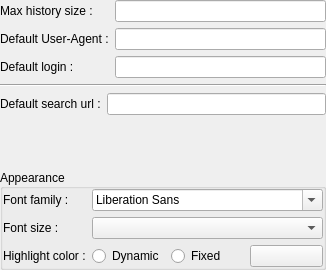
<?xml version="1.0" encoding="UTF-8"?>
<ui version="4.0">
 <class>QQGeneralSettings</class>
 <widget class="QWidget" name="QQGeneralSettings">
  <property name="geometry">
   <rect>
    <x>0</x>
    <y>0</y>
    <width>322</width>
    <height>270</height>
   </rect>
  </property>
  <property name="windowTitle">
   <string>Form</string>
  </property>
  <layout class="QVBoxLayout" name="verticalLayout">
   <property name="leftMargin">
    <number>0</number>
   </property>
   <property name="topMargin">
    <number>0</number>
   </property>
   <property name="rightMargin">
    <number>0</number>
   </property>
   <property name="bottomMargin">
    <number>0</number>
   </property>
   <item>
    <widget class="QWidget" name="genGroupP" native="true">
     <property name="sizePolicy">
      <sizepolicy hsizetype="Preferred" vsizetype="Minimum">
       <horstretch>0</horstretch>
       <verstretch>0</verstretch>
      </sizepolicy>
     </property>
     <layout class="QFormLayout" name="formLayout_2">
      <property name="horizontalSpacing">
       <number>6</number>
      </property>
      <property name="leftMargin">
       <number>0</number>
      </property>
      <property name="topMargin">
       <number>0</number>
      </property>
      <property name="rightMargin">
       <number>0</number>
      </property>
      <property name="bottomMargin">
       <number>0</number>
      </property>
      <item row="0" column="0">
       <widget class="QLabel" name="labelMaxHistorySize">
        <property name="text">
         <string>Max history size :</string>
        </property>
       </widget>
      </item>
      <item row="0" column="1">
       <widget class="QLineEdit" name="maxHistLineEdit"/>
      </item>
      <item row="1" column="0">
       <widget class="QLabel" name="labelDefaultUA">
        <property name="text">
         <string>Default User-Agent :</string>
        </property>
       </widget>
      </item>
      <item row="1" column="1">
       <widget class="QLineEdit" name="defaultUALlineEdit"/>
      </item>
      <item row="2" column="1">
       <widget class="QLineEdit" name="defaultLoginLineEdit"/>
      </item>
      <item row="2" column="0">
       <widget class="QLabel" name="labelDefaultLogin">
        <property name="text">
         <string>Default login :</string>
        </property>
       </widget>
      </item>
     </layout>
    </widget>
   </item>
   <item>
    <widget class="Line" name="line">
     <property name="frameShadow">
      <enum>QFrame::Sunken</enum>
     </property>
     <property name="orientation">
      <enum>Qt::Horizontal</enum>
     </property>
    </widget>
   </item>
   <item>
    <widget class="QWidget" name="widget" native="true">
     <layout class="QFormLayout" name="formLayout_3">
      <property name="leftMargin">
       <number>0</number>
      </property>
      <property name="topMargin">
       <number>0</number>
      </property>
      <property name="rightMargin">
       <number>0</number>
      </property>
      <property name="bottomMargin">
       <number>0</number>
      </property>
      <item row="0" column="0">
       <widget class="QLabel" name="labelSearchUrl">
        <property name="text">
         <string>Default search url :</string>
        </property>
       </widget>
      </item>
      <item row="0" column="1">
       <widget class="QLineEdit" name="defaultWebSearchUrlLineEdit"/>
      </item>
     </layout>
    </widget>
   </item>
   <item>
    <spacer name="verticalSpacer">
     <property name="orientation">
      <enum>Qt::Vertical</enum>
     </property>
     <property name="sizeHint" stdset="0">
      <size>
       <width>20</width>
       <height>40</height>
      </size>
     </property>
    </spacer>
   </item>
   <item>
    <widget class="QGroupBox" name="appGroupB">
     <property name="sizePolicy">
      <sizepolicy hsizetype="Preferred" vsizetype="Minimum">
       <horstretch>0</horstretch>
       <verstretch>0</verstretch>
      </sizepolicy>
     </property>
     <property name="title">
      <string>Appearance</string>
     </property>
     <property name="alignment">
      <set>Qt::AlignLeading|Qt::AlignLeft|Qt::AlignVCenter</set>
     </property>
     <layout class="QFormLayout" name="formLayout">
      <property name="leftMargin">
       <number>0</number>
      </property>
      <property name="topMargin">
       <number>0</number>
      </property>
      <property name="rightMargin">
       <number>0</number>
      </property>
      <property name="bottomMargin">
       <number>0</number>
      </property>
      <item row="0" column="0">
       <widget class="QLabel" name="labelFontFam">
        <property name="text">
         <string>Font family :</string>
        </property>
       </widget>
      </item>
      <item row="0" column="1">
       <widget class="QFontComboBox" name="fontFamComboB"/>
      </item>
      <item row="1" column="0">
       <widget class="QLabel" name="labelFontSize">
        <property name="text">
         <string>Font size :</string>
        </property>
       </widget>
      </item>
      <item row="1" column="1">
       <widget class="QComboBox" name="fontSizeComboB"/>
      </item>
      <item row="2" column="0">
       <widget class="QLabel" name="label">
        <property name="text">
         <string>Highlight color :</string>
        </property>
       </widget>
      </item>
      <item row="2" column="1">
       <widget class="QWidget" name="widget_2" native="true">
        <layout class="QHBoxLayout" name="horizontalLayout">
         <property name="leftMargin">
          <number>0</number>
         </property>
         <property name="topMargin">
          <number>0</number>
         </property>
         <property name="rightMargin">
          <number>0</number>
         </property>
         <property name="bottomMargin">
          <number>0</number>
         </property>
         <item>
          <widget class="QRadioButton" name="dynamicHighLightColorRB">
           <property name="text">
            <string>Dynamic</string>
           </property>
          </widget>
         </item>
         <item>
          <widget class="QRadioButton" name="fixedHighLightColorRB">
           <property name="text">
            <string>Fixed</string>
           </property>
          </widget>
         </item>
         <item>
          <widget class="QPushButton" name="colorChooserPB">
           <property name="text">
            <string/>
           </property>
          </widget>
         </item>
        </layout>
       </widget>
      </item>
     </layout>
    </widget>
   </item>
  </layout>
 </widget>
 <resources/>
 <connections/>
</ui>
